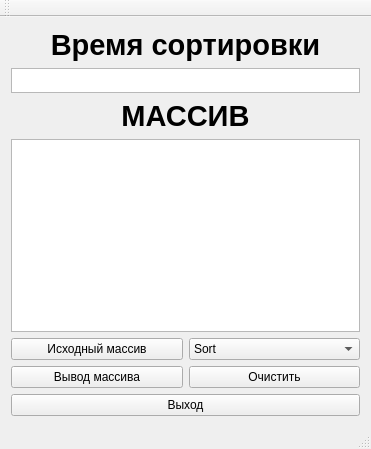
<?xml version="1.0" encoding="UTF-8"?>
<ui version="4.0">
 <class>MainWindow</class>
 <widget class="QMainWindow" name="MainWindow">
  <property name="geometry">
   <rect>
    <x>0</x>
    <y>0</y>
    <width>371</width>
    <height>449</height>
   </rect>
  </property>
  <property name="windowTitle">
   <string>Сортировки</string>
  </property>
  <widget class="QWidget" name="centralWidget">
   <layout class="QGridLayout" name="gridLayout_2">
    <item row="0" column="0">
     <layout class="QGridLayout" name="gridLayout">
      <item row="0" column="0" colspan="2">
       <widget class="QLabel" name="label_2">
        <property name="text">
         <string>&lt;html&gt;&lt;head/&gt;&lt;body&gt;&lt;p align=&quot;center&quot;&gt;&lt;span style=&quot; font-size:22pt; font-weight:600;&quot;&gt;Время сортировки&lt;/span&gt;&lt;/p&gt;&lt;/body&gt;&lt;/html&gt;</string>
        </property>
       </widget>
      </item>
      <item row="1" column="0" colspan="2">
       <widget class="QTextEdit" name="textEdit_2">
        <property name="minimumSize">
         <size>
          <width>0</width>
          <height>0</height>
         </size>
        </property>
        <property name="maximumSize">
         <size>
          <width>16777215</width>
          <height>25</height>
         </size>
        </property>
       </widget>
      </item>
      <item row="2" column="0" colspan="2">
       <widget class="QLabel" name="label">
        <property name="text">
         <string>&lt;html&gt;&lt;head/&gt;&lt;body&gt;&lt;p align=&quot;center&quot;&gt;&lt;span style=&quot; font-size:22pt; font-weight:600;&quot;&gt;МАССИВ&lt;/span&gt;&lt;/p&gt;&lt;/body&gt;&lt;/html&gt;</string>
        </property>
       </widget>
      </item>
      <item row="3" column="0" colspan="2">
       <widget class="QTextEdit" name="textEdit">
        <property name="enabled">
         <bool>true</bool>
        </property>
        <property name="readOnly">
         <bool>true</bool>
        </property>
       </widget>
      </item>
      <item row="4" column="0">
       <widget class="QPushButton" name="pushButton_2">
        <property name="text">
         <string>Исходный массив</string>
        </property>
       </widget>
      </item>
      <item row="4" column="1">
       <widget class="QComboBox" name="comboBox">
        <item>
         <property name="text">
          <string>Sort</string>
         </property>
        </item>
        <item>
         <property name="text">
          <string>Bubble</string>
         </property>
        </item>
       </widget>
      </item>
      <item row="5" column="0">
       <widget class="QPushButton" name="pushButton_3">
        <property name="text">
         <string>Вывод массива</string>
        </property>
       </widget>
      </item>
      <item row="5" column="1">
       <widget class="QPushButton" name="pushButton_4">
        <property name="text">
         <string>Очистить</string>
        </property>
       </widget>
      </item>
      <item row="6" column="0" colspan="2">
       <widget class="QPushButton" name="pushButton">
        <property name="text">
         <string>Выход</string>
        </property>
       </widget>
      </item>
     </layout>
    </item>
   </layout>
  </widget>
  <widget class="QToolBar" name="mainToolBar">
   <attribute name="toolBarArea">
    <enum>TopToolBarArea</enum>
   </attribute>
   <attribute name="toolBarBreak">
    <bool>false</bool>
   </attribute>
  </widget>
  <widget class="QStatusBar" name="statusBar"/>
 </widget>
 <layoutdefault spacing="6" margin="11"/>
 <resources/>
 <connections>
  <connection>
   <sender>pushButton</sender>
   <signal>clicked()</signal>
   <receiver>MainWindow</receiver>
   <slot>close()</slot>
   <hints>
    <hint type="sourcelabel">
     <x>168</x>
     <y>591</y>
    </hint>
    <hint type="destinationlabel">
     <x>252</x>
     <y>511</y>
    </hint>
   </hints>
  </connection>
  <connection>
   <sender>pushButton_3</sender>
   <signal>clicked()</signal>
   <receiver>textEdit</receiver>
   <slot>paste()</slot>
   <hints>
    <hint type="sourcelabel">
     <x>191</x>
     <y>533</y>
    </hint>
    <hint type="destinationlabel">
     <x>194</x>
     <y>343</y>
    </hint>
   </hints>
  </connection>
 </connections>
</ui>
